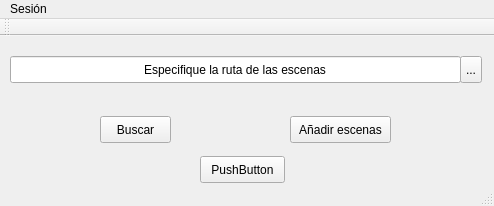
<?xml version="1.0" encoding="UTF-8"?>
<ui version="4.0">
 <class>AdminWindow</class>
 <widget class="QMainWindow" name="AdminWindow">
  <property name="geometry">
   <rect>
    <x>0</x>
    <y>0</y>
    <width>494</width>
    <height>206</height>
   </rect>
  </property>
  <property name="windowTitle">
   <string>AdminWindow</string>
  </property>
  <widget class="QWidget" name="centralWidget">
   <widget class="QLineEdit" name="PathEddit">
    <property name="geometry">
     <rect>
      <x>10</x>
      <y>20</y>
      <width>451</width>
      <height>27</height>
     </rect>
    </property>
    <property name="text">
     <string>Especifique la ruta de las escenas</string>
    </property>
    <property name="alignment">
     <set>Qt::AlignCenter</set>
    </property>
   </widget>
   <widget class="QPushButton" name="searchButtonn">
    <property name="geometry">
     <rect>
      <x>100</x>
      <y>80</y>
      <width>71</width>
      <height>27</height>
     </rect>
    </property>
    <property name="text">
     <string>Buscar</string>
    </property>
   </widget>
   <widget class="QPushButton" name="addButton">
    <property name="geometry">
     <rect>
      <x>290</x>
      <y>80</y>
      <width>101</width>
      <height>27</height>
     </rect>
    </property>
    <property name="text">
     <string>Añadir escenas</string>
    </property>
   </widget>
   <widget class="QToolButton" name="toolButton">
    <property name="geometry">
     <rect>
      <x>460</x>
      <y>20</y>
      <width>22</width>
      <height>27</height>
     </rect>
    </property>
    <property name="text">
     <string>...</string>
    </property>
   </widget>
   <widget class="QPushButton" name="pushButton">
    <property name="geometry">
     <rect>
      <x>200</x>
      <y>120</y>
      <width>85</width>
      <height>27</height>
     </rect>
    </property>
    <property name="text">
     <string>PushButton</string>
    </property>
   </widget>
  </widget>
  <widget class="QMenuBar" name="menuBar">
   <property name="geometry">
    <rect>
     <x>0</x>
     <y>0</y>
     <width>494</width>
     <height>22</height>
    </rect>
   </property>
   <widget class="QMenu" name="menuSesion">
    <property name="title">
     <string>Sesión</string>
    </property>
    <addaction name="actionIniciar_sesi_n"/>
    <addaction name="actionCerrar_sesi_on"/>
   </widget>
   <addaction name="menuSesion"/>
  </widget>
  <widget class="QToolBar" name="mainToolBar">
   <attribute name="toolBarArea">
    <enum>TopToolBarArea</enum>
   </attribute>
   <attribute name="toolBarBreak">
    <bool>false</bool>
   </attribute>
  </widget>
  <widget class="QStatusBar" name="statusBar"/>
  <action name="actionIniciar_sesi_n">
   <property name="text">
    <string>Iniciar sesión</string>
   </property>
  </action>
  <action name="actionCerrar_sesi_on">
   <property name="text">
    <string>Cerrar sesión</string>
   </property>
  </action>
 </widget>
 <layoutdefault spacing="6" margin="11"/>
 <resources/>
 <connections/>
</ui>
